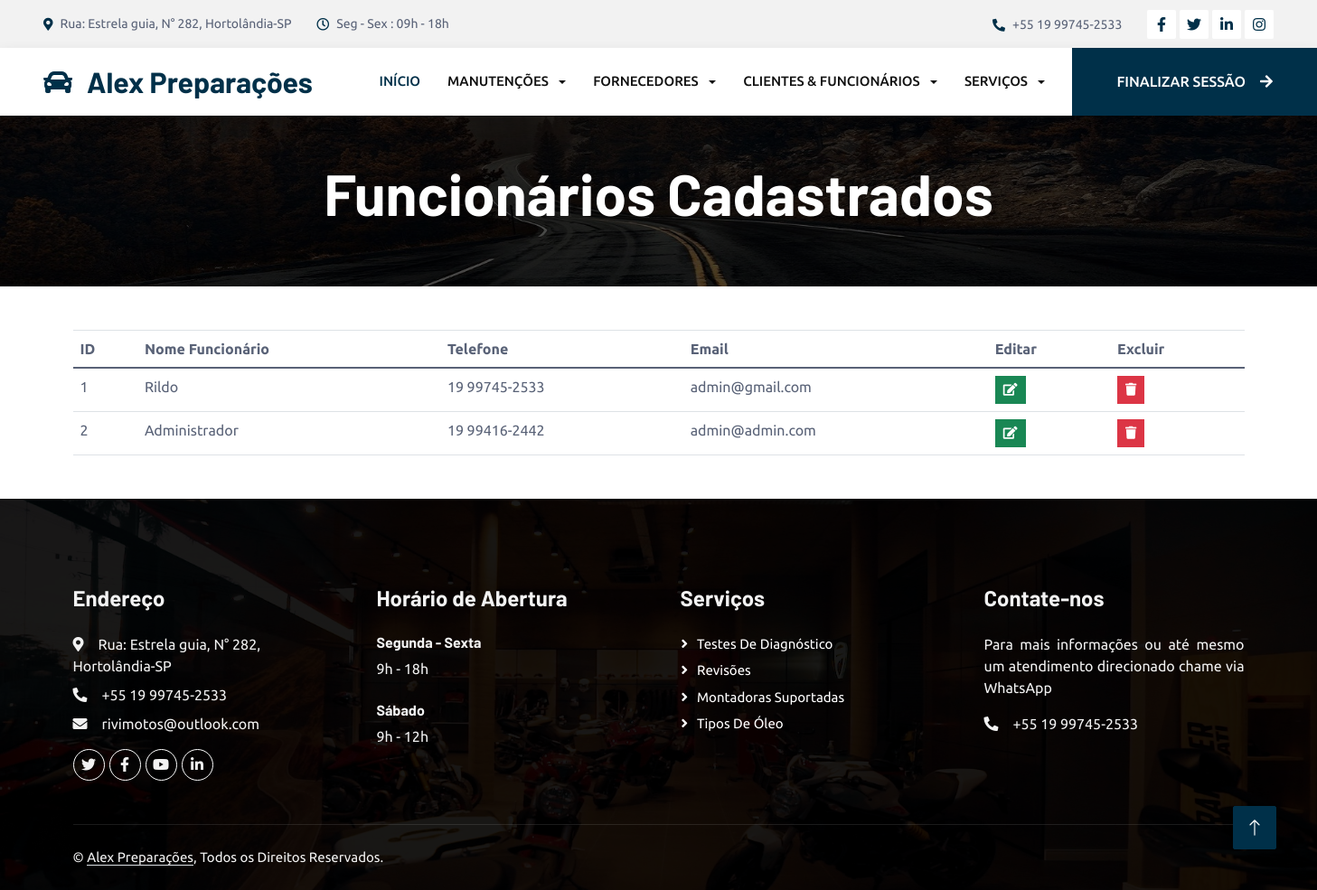
/list_funcionarios.php (signed in), run on the app's committed database.
### tables this page shows
create table pessoa(
	cod_Pessoa int(5) not null primary key auto_increment,
    cpf_Pessoa varchar(15) not null,
    nome_Pessoa varchar(100) not null,
	telefone varchar (15),
    RG varchar(15) not null,  
    dtNasc_Pessoa date not null,
	email varchar(40) not null,
	senha varchar(255)not null
);

### include/TableFuncionarios.php (the view, shortened to what this page needs)
<?php
  $String = "SELECT * from pessoa";
  $result = mysqli_query($conexao, $String);
?>
<div class="container">
    <table class="table">
        <thead>
            <tr>
                <th>ID</th>
                <th>Nome Funcionário</th>
                <th>Telefone</th>
                <th>Email</th>
                <th>Editar</th>
                <th>Excluir</th>
            </tr>
        </thead>
        <tbody>
            <?php foreach ($result as $registro): ?>
                <tr>
                    <td><?= $registro['cod_Pessoa']; ?></td>
                    <td><?= $registro['nome_Pessoa']; ?></td>
                    <td ><?= $registro['telefone']; ?></td>
                    <td><?= $registro['email']; ?></td>
                    <td>
                      <a href="" class="btn btn-success btn-sm rounded-0 open-edit-modal" role="button" data-toggle="modal" data-target="#editarModal"
                      data-id="<?= $registro['cod_Pessoa']; ?>"
                      data-nome="<?= $registro['nome_Pessoa']; ?>"
                      data-telefone="<?= $registro['telefone']; ?>"
                      data-email="<?= $registro['email']; ?>"
                      >
                        <i class="fa fa-edit"></i>
                      </a>
                    </td>
                    <td>
                    <a href="" class="btn btn-danger btn-sm rounded-0 open-delete-modal" role="button" data-toggle="modal" data-target="#deleteModal"
                      data-id="<?= $registro['cod_Pessoa']; ?>"
                      data-nome="<?= $registro['nome_Pessoa']; ?>"
                      >
                        <i class="fa fa-trash"></i>
                      </a>
                    </td>
                </tr>
            <?php endforeach; ?>
        </tbody>
    </table>
</div>

### css/style.css (style rules this page uses)
:root { --primary: #003049; --secondary: #d62828; --light: #F2F2F2; --dark: #111111; }
.btn { font-weight: 500; text-transform: uppercase; transition: .5s; }

### data on the page
pessoa: cod_Pessoa "1", nome_Pessoa "Rildo", telefone "19 99745-2533", email "admin@gmail.com"
pessoa: cod_Pessoa "2", nome_Pessoa "Administrador", telefone "19 99416-2442", email "admin@admin.com"
